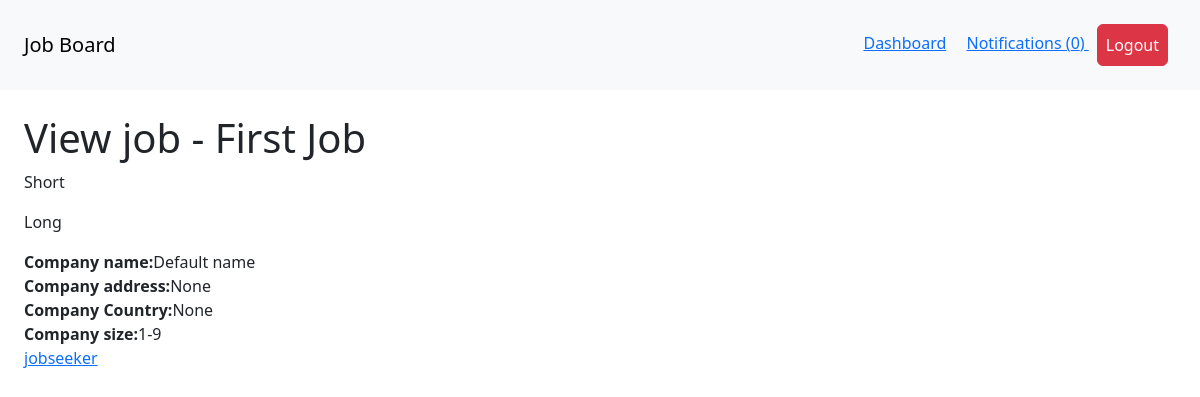
The app's page /dashboard/job/3/ (signed in), older data.
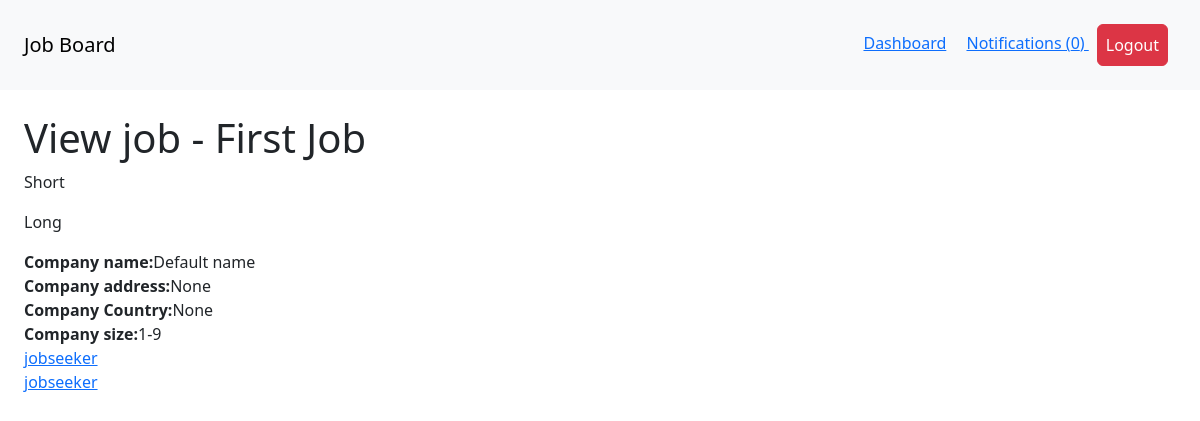
The same page, newer data.
### job/models.py (models this page shows)
class Application(models.Model):
  job=models.ForeignKey(Job, related_name='applications', on_delete=models.CASCADE)
  content = models.TextField()
  experience = models.TextField()
  created_by = models.ForeignKey(User, related_name='applications', on_delete=models.CASCADE)
  created_at = models.DateTimeField(auto_now_add=True)

### userprofile/views.py (the view)
# urls.py: path('job/<int:job_id>/', view_dashboard_job, name ='view_dashboard_job'),
@login_required
def view_dashboard_job(request, job_id):
  job=get_object_or_404(Job, pk=job_id, created_by = request.user)
  return render(request, 'userprofile/view_dashboard_job.html', {
    'job':job
  })

### notification/context_processors.py (called while the page is built)
def notifications(request):
  if request.user.is_authenticated:
    return {'notifications': request.user.notifications.filter(is_read=False)}
  else:
    return {'notifications': []}

### userprofile/templates/userprofile/view_dashboard_job.html
{%extends 'core/base.html'%}
{%block content%}
      <h1 class="title">View job - {{job.title}} </h1>
      <p>{{job.short_description}}</p>
      <p>{{job.long_description}}</p>
      <b>Company name:</b>{{job.company_name}}<br>
      <b>Company address:</b>{{job.company_address}}<br>
      <b>Company Country:</b>{{job.company_country}}<br>
      <b>Company size:</b>{{job.get_company_size_display}}<br>
      {%for application in job.applications.all%}
      <div class="application">
        <a href="{%url 'view_application' application.id%}">{{application.created_by.username}}</a>
      </div>
      {%empty%}
      <p class="mt-4">No one has applied to this job yet</p>
      {%endfor%}
{%endblock%}

Row changes from the older to the newer data that the page shows:
added Application: created_by.username "jobseeker"
